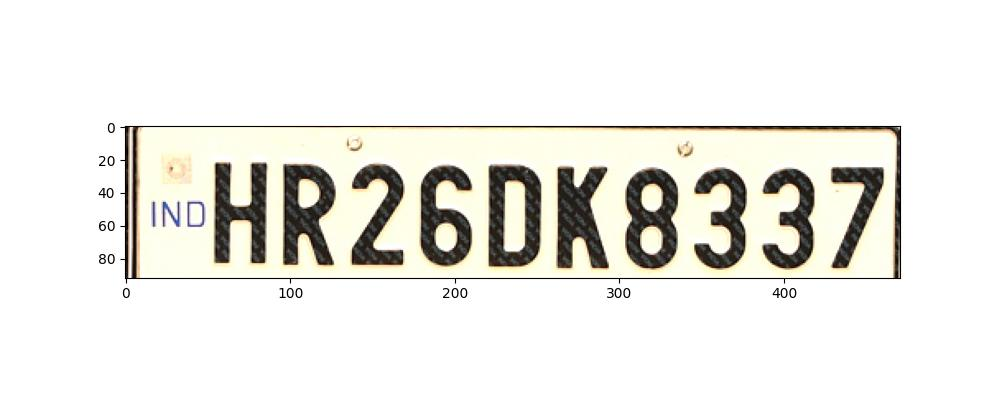
#> input picture detected1.jpg, 1000 x 400 px
$ python ocr.py
#> lines starting #> are read from the running program, lines starting #| are printed output that depends on the picture; after the words box and inside, x2 and y2 are one past the last pixel; in counts of white or black regions, pixels touching at a corner belong together
import sys
import glob
import os
import glob
import numpy as np
import cv2
from PIL import Image
import pytesseract
import re

import cv2
import imutils
import numpy as np
import pytesseract

pytesseract.pytesseract.tesseract_cmd = r'C:\Program Files\Tesseract-OCR\tesseract.exe'

img = cv2.imread('detected1.jpg', cv2.IMREAD_COLOR)
#> img is the input picture: shape (400, 1000, 3); mean B, G, R 229.5, 234.7, 235.6
img = cv2.resize(img, (600, 400))
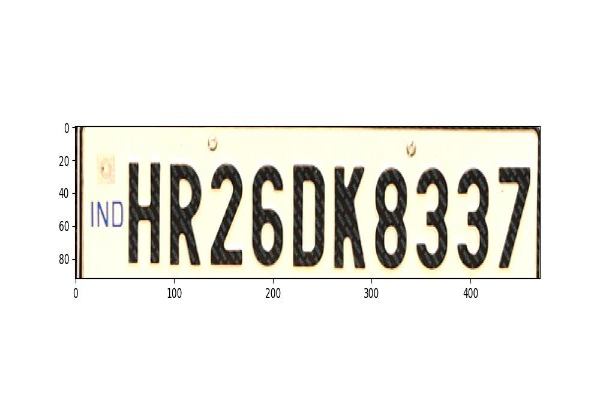
#> img: shape (400, 600, 3); mean B, G, R 229.5, 234.7, 235.6

gray = cv2.cvtColor(img, cv2.COLOR_BGR2GRAY)
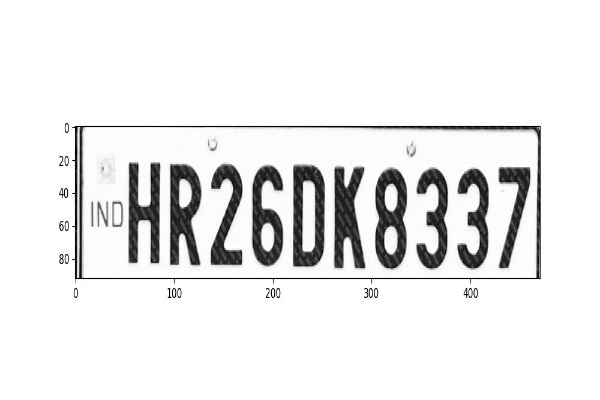
#> gray: shape (400, 600); min 0, max 255, mean 234.4
gray = cv2.bilateralFilter(gray, 13, 15, 15)

edged = cv2.Canny(gray, 30, 200)
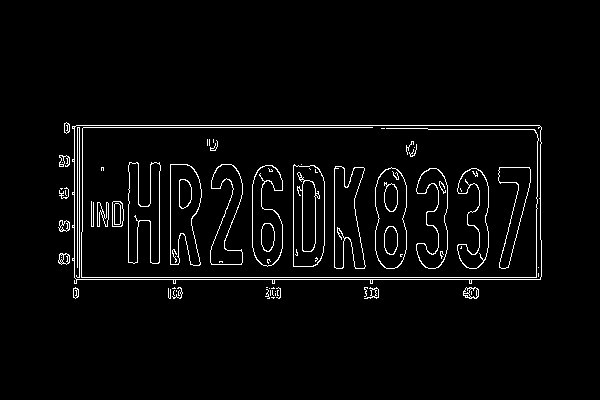
#> edged: shape (400, 600); 3.2% white in thin lines or dots, all inside (x1, y1, x2, y2) = (58, 122, 542, 299)
contours = cv2.findContours(edged.copy(), cv2.RETR_TREE, cv2.CHAIN_APPROX_SIMPLE)
#> contours = 144 contours, 88 with area under 20; largest, box (x1, y1, x2, y2) and area: (72, 125, 542, 284) 71864, (74, 125, 542, 280) 71800, (293, 164, 325, 267) 2989, (293, 165, 325, 267) 2974, (375, 167, 407, 269) 2712
contours = imutils.grab_contours(contours)
contours = sorted(contours, key=cv2.contourArea, reverse=True)[:10]
#> contours = 10 contours; largest, box (x1, y1, x2, y2) and area: (72, 125, 542, 284) 71864, (74, 125, 542, 280) 71800, (293, 164, 325, 267) 2989, (293, 165, 325, 267) 2974, (375, 167, 407, 269) 2712
screenCnt = None

for c in contours:

    peri = cv2.arcLength(c, True)
    approx = cv2.approxPolyDP(c, 0.018 * peri, True)

    if len(approx) == 4:
        screenCnt = approx
        break
#> this loop made 1 pass
#> (peri, screenCnt) on pass 1: (1298.4, [[72, 126], [74, 283], [541, 276], [539, 125]])

if screenCnt is None:
    detected = 0
    print("No contour detected")
else:
    detected = 1

if detected == 1:
    cv2.drawContours(img, [screenCnt], -1, (0, 0, 255), 3)
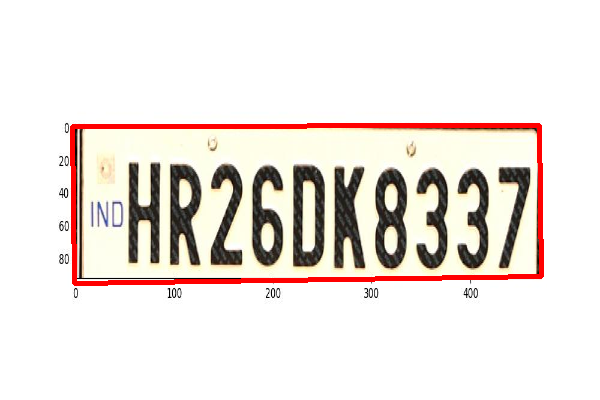
#> img: shape (400, 600, 3); 2.58% of pixels changed, all inside (x1, y1, x2, y2) = (70, 123, 544, 286)

mask = np.zeros(gray.shape, np.uint8)
new_image = cv2.drawContours(mask, [screenCnt], 0, 255, -1, )
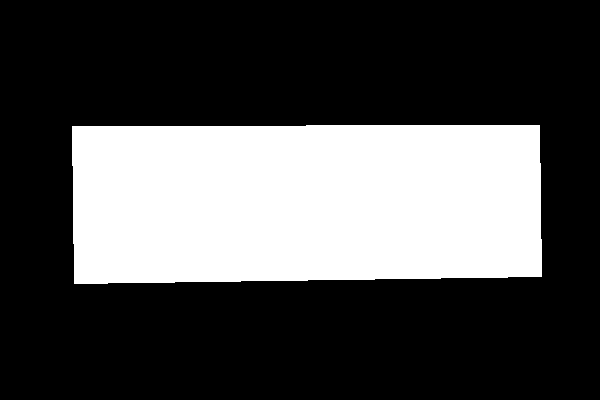
#> new_image: shape (400, 600); 30.2% white; 1 white region, box (x1, y1, x2, y2) and area: (72, 125, 542, 284) 72548
new_image = cv2.bitwise_and(img, img, mask=mask)
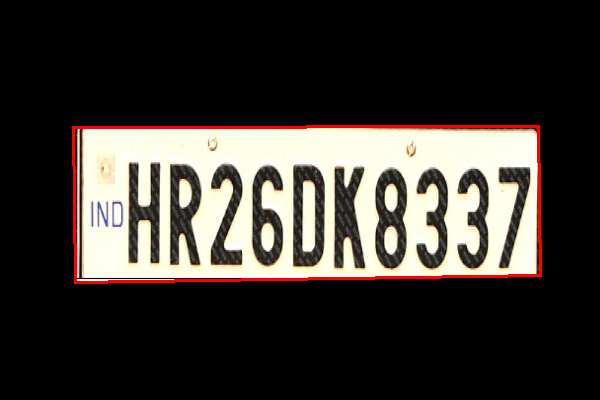
#> new_image: shape (400, 600, 3); mean B, G, R 49.9, 54.9, 59.7

(x, y) = np.where(mask == 255)
(topx, topy) = (np.min(x), np.min(y))
#> topx = 125; topy = 72
(bottomx, bottomy) = (np.max(x), np.max(y))
#> bottomx = 283; bottomy = 541
Cropped = gray[topx:bottomx + 1, topy:bottomy + 1]
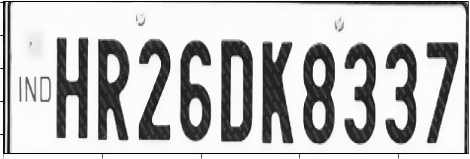
#> Cropped: shape (159, 470); min 1, max 255, mean 190.4

#> (the run stopped early here; a loop or call above may not have finished)
